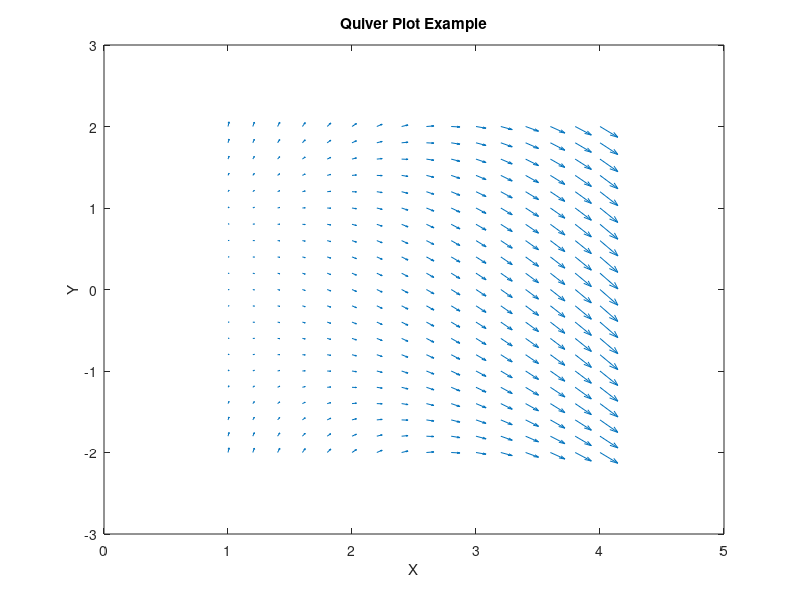
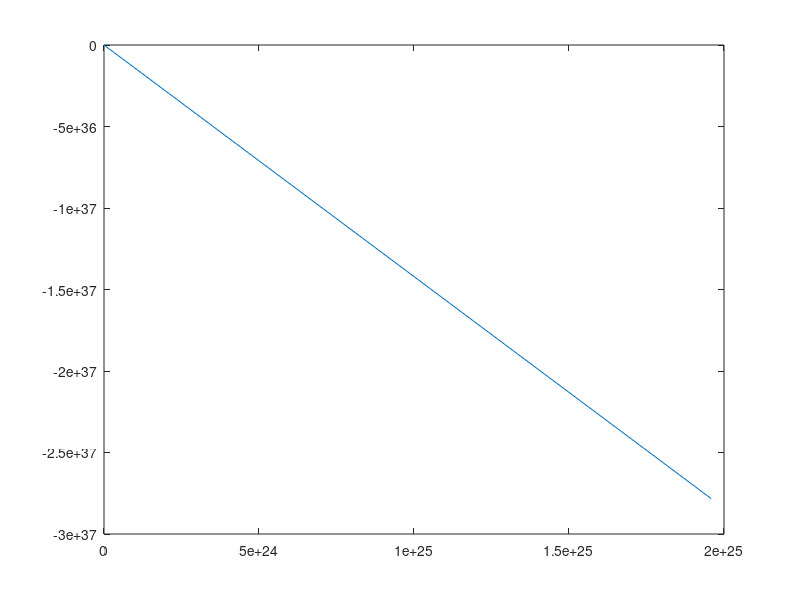

These charts were generated, in order, by the following MATLAB code:
clear all
clc

% Create Cartesian coordinates x and y
[x, y] = meshgrid(1:0.2:4, -2:0.2:2);

% Define the flow field (velocity components u and v)
u = 3*x.^2;
v = 5*y.^2-x.^3;

% Create the quiver plot
figure;
quiver(x, y, u, v);
% Add labels and title
xlabel('X');
ylabel('Y');
title('Quiver Plot Example');

% Define the seeding point (x0, y0) = (2,-2)
xi = 2;
yi = -2;

% Define the time step for the integration
dt = 0.1;

% Initialize the trajectory at the seeding point
X(1) = xi;
Y(1) = yi;

% Loop for 8 time steps
for i=1:8
    % Calculate u-component of velocity at current position
    ui = 3*xi.^2 ;
    % Calculate v-component of velocity at current position
    vi = 5*yi.^(2)-xi^3;
    % Store u-component in array U
    U(i)=ui;
    % Store v-component in array V
    V(i)=vi;
    % Update x-position using Euler method
    xi = xi+ui*dt ;
    % Update y-position using Euler method
    yi = yi+vi*dt ;
    % Store updated x-position in array X
    X(i+1) = xi ;
    % Store updated y-position in array Y
    Y(i+1) = yi ;
end
% Plot the trajectory
figure;
plot(X,Y)
   
